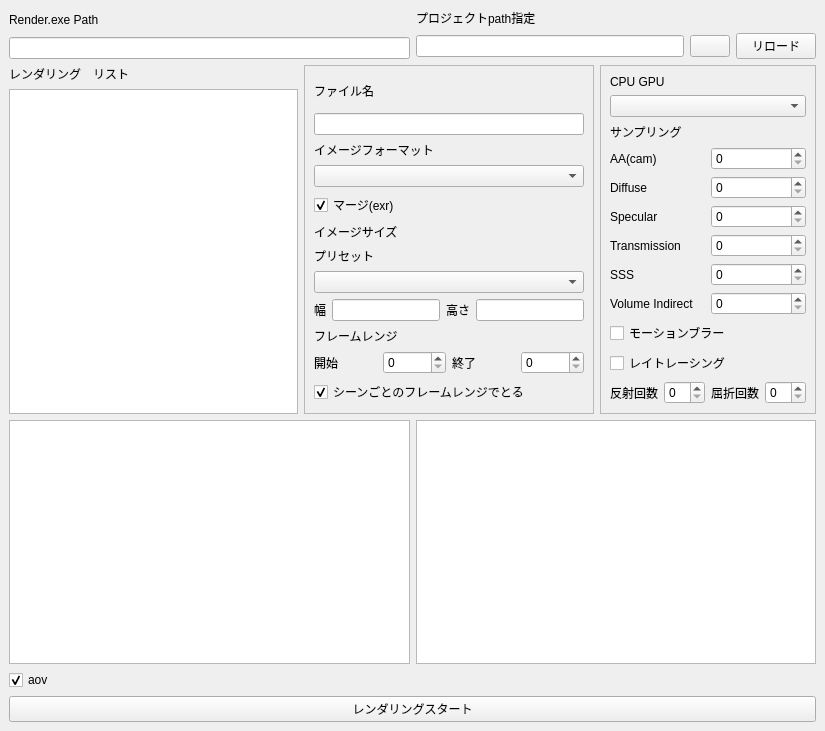
<?xml version="1.0" encoding="UTF-8"?>
<ui version="4.0">
 <class>MainWindow</class>
 <widget class="QMainWindow" name="MainWindow">
  <property name="geometry">
   <rect>
    <x>0</x>
    <y>0</y>
    <width>825</width>
    <height>731</height>
   </rect>
  </property>
  <property name="windowTitle">
   <string>MainWindow</string>
  </property>
  <widget class="QWidget" name="centralwidget">
   <layout class="QHBoxLayout" name="horizontalLayout_15">
    <item>
     <layout class="QVBoxLayout" name="verticalLayout_14">
      <item>
       <layout class="QVBoxLayout" name="verticalLayout_13">
        <item>
         <layout class="QHBoxLayout" name="horizontalLayout_2">
          <item>
           <layout class="QVBoxLayout" name="verticalLayout">
            <item>
             <widget class="QLabel" name="Render_path_label">
              <property name="text">
               <string>Render.exe Path</string>
              </property>
             </widget>
            </item>
            <item>
             <widget class="QLineEdit" name="Render_path_lineEdit">
              <property name="readOnly">
               <bool>true</bool>
              </property>
             </widget>
            </item>
           </layout>
          </item>
          <item>
           <layout class="QVBoxLayout" name="verticalLayout_2">
            <item>
             <widget class="QLabel" name="label">
              <property name="text">
               <string>プロジェクトpath指定</string>
              </property>
             </widget>
            </item>
            <item>
             <layout class="QHBoxLayout" name="horizontalLayout">
              <item>
               <widget class="QLineEdit" name="project_lineEdit"/>
              </item>
              <item>
               <widget class="QPushButton" name="project_pushButton">
                <property name="text">
                 <string/>
                </property>
                <property name="icon">
                 <iconset theme="QIcon::ThemeIcon::FolderOpen"/>
                </property>
               </widget>
              </item>
              <item>
               <widget class="QPushButton" name="reload_pushButton">
                <property name="text">
                 <string>リロード</string>
                </property>
               </widget>
              </item>
             </layout>
            </item>
           </layout>
          </item>
         </layout>
        </item>
        <item>
         <layout class="QHBoxLayout" name="horizontalLayout_14">
          <item>
           <layout class="QVBoxLayout" name="verticalLayout_3">
            <item>
             <widget class="QLabel" name="label_2">
              <property name="text">
               <string>レンダリング　リスト</string>
              </property>
             </widget>
            </item>
            <item>
             <widget class="QListWidget" name="listWidget"/>
            </item>
           </layout>
          </item>
          <item>
           <widget class="QFrame" name="frame">
            <property name="frameShape">
             <enum>QFrame::Shape::StyledPanel</enum>
            </property>
            <property name="frameShadow">
             <enum>QFrame::Shadow::Raised</enum>
            </property>
            <layout class="QHBoxLayout" name="horizontalLayout_5">
             <item>
              <layout class="QVBoxLayout" name="verticalLayout_8">
               <item>
                <layout class="QVBoxLayout" name="verticalLayout_9">
                 <item>
                  <widget class="QLabel" name="file_name_label_2">
                   <property name="text">
                    <string>ファイル名</string>
                   </property>
                  </widget>
                 </item>
                 <item>
                  <widget class="QLineEdit" name="file_name_lineEdit_2"/>
                 </item>
                </layout>
               </item>
               <item>
                <layout class="QVBoxLayout" name="verticalLayout_16">
                 <item>
                  <widget class="QLabel" name="imageformat_label_2">
                   <property name="text">
                    <string>イメージフォーマット</string>
                   </property>
                  </widget>
                 </item>
                 <item>
                  <widget class="QComboBox" name="imageformat_comboBox_2"/>
                 </item>
                 <item>
                  <widget class="QCheckBox" name="imageformat_checkBox_2">
                   <property name="text">
                    <string>マージ(exr)</string>
                   </property>
                   <property name="checked">
                    <bool>true</bool>
                   </property>
                  </widget>
                 </item>
                </layout>
               </item>
               <item>
                <layout class="QVBoxLayout" name="verticalLayout_17">
                 <item>
                  <widget class="QLabel" name="imagesize_label_2">
                   <property name="text">
                    <string>イメージサイズ</string>
                   </property>
                  </widget>
                 </item>
                 <item>
                  <widget class="QLabel" name="imagepreset_label_2">
                   <property name="text">
                    <string>プリセット</string>
                   </property>
                  </widget>
                 </item>
                 <item>
                  <widget class="QComboBox" name="imagepreset_comboBox_2"/>
                 </item>
                 <item>
                  <layout class="QHBoxLayout" name="horizontalLayout_17">
                   <item>
                    <widget class="QLabel" name="imagewidth_label_2">
                     <property name="text">
                      <string>幅</string>
                     </property>
                    </widget>
                   </item>
                   <item>
                    <widget class="QLineEdit" name="width_lineEdit">
                     <property name="text">
                      <string/>
                     </property>
                    </widget>
                   </item>
                   <item>
                    <widget class="QLabel" name="imagehight_label_2">
                     <property name="text">
                      <string>高さ</string>
                     </property>
                    </widget>
                   </item>
                   <item>
                    <widget class="QLineEdit" name="height_lineEdit"/>
                   </item>
                  </layout>
                 </item>
                </layout>
               </item>
               <item>
                <layout class="QVBoxLayout" name="verticalLayout_18">
                 <item>
                  <widget class="QLabel" name="frame_range_label_2">
                   <property name="text">
                    <string>フレームレンジ</string>
                   </property>
                  </widget>
                 </item>
                 <item>
                  <layout class="QHBoxLayout" name="horizontalLayout_18">
                   <item>
                    <widget class="QLabel" name="imagestart_label_2">
                     <property name="text">
                      <string>開始</string>
                     </property>
                    </widget>
                   </item>
                   <item>
                    <widget class="QSpinBox" name="imagestart_spinBox_2"/>
                   </item>
                   <item>
                    <widget class="QLabel" name="imagelast_label_2">
                     <property name="text">
                      <string>終了</string>
                     </property>
                    </widget>
                   </item>
                   <item>
                    <widget class="QSpinBox" name="imagelast_spinBox_2"/>
                   </item>
                  </layout>
                 </item>
                 <item>
                  <widget class="QCheckBox" name="frame_range_checkBox_2">
                   <property name="text">
                    <string>シーンごとのフレームレンジでとる</string>
                   </property>
                   <property name="checked">
                    <bool>true</bool>
                   </property>
                  </widget>
                 </item>
                </layout>
               </item>
              </layout>
             </item>
            </layout>
           </widget>
          </item>
          <item>
           <widget class="QFrame" name="renderingset_frame">
            <property name="frameShape">
             <enum>QFrame::Shape::StyledPanel</enum>
            </property>
            <property name="frameShadow">
             <enum>QFrame::Shadow::Raised</enum>
            </property>
            <layout class="QHBoxLayout" name="horizontalLayout_13">
             <item>
              <layout class="QVBoxLayout" name="verticalLayout_12">
               <item>
                <layout class="QVBoxLayout" name="verticalLayout_10">
                 <item>
                  <widget class="QLabel" name="renderring_engin_label">
                   <property name="text">
                    <string>CPU GPU</string>
                   </property>
                  </widget>
                 </item>
                 <item>
                  <widget class="QComboBox" name="renderring_engin_comboBox"/>
                 </item>
                </layout>
               </item>
               <item>
                <widget class="QLabel" name="sample_label">
                 <property name="text">
                  <string>サンプリング</string>
                 </property>
                </widget>
               </item>
               <item>
                <layout class="QHBoxLayout" name="horizontalLayout_6">
                 <item>
                  <widget class="QLabel" name="cam_AA_label">
                   <property name="text">
                    <string>AA(cam)</string>
                   </property>
                  </widget>
                 </item>
                 <item>
                  <widget class="QSpinBox" name="cam_AA_spinBox"/>
                 </item>
                </layout>
               </item>
               <item>
                <layout class="QHBoxLayout" name="horizontalLayout_7">
                 <item>
                  <widget class="QLabel" name="diffuse_label">
                   <property name="text">
                    <string>Diffuse</string>
                   </property>
                  </widget>
                 </item>
                 <item>
                  <widget class="QSpinBox" name="diffuse_spinBox"/>
                 </item>
                </layout>
               </item>
               <item>
                <layout class="QHBoxLayout" name="horizontalLayout_8">
                 <item>
                  <widget class="QLabel" name="specular_label">
                   <property name="text">
                    <string>Specular</string>
                   </property>
                  </widget>
                 </item>
                 <item>
                  <widget class="QSpinBox" name="specular_spinBox"/>
                 </item>
                </layout>
               </item>
               <item>
                <layout class="QHBoxLayout" name="horizontalLayout_9">
                 <item>
                  <widget class="QLabel" name="transmission_label">
                   <property name="text">
                    <string>Transmission</string>
                   </property>
                  </widget>
                 </item>
                 <item>
                  <widget class="QSpinBox" name="transmission_spinBox"/>
                 </item>
                </layout>
               </item>
               <item>
                <layout class="QHBoxLayout" name="horizontalLayout_10">
                 <item>
                  <widget class="QLabel" name="SSS_label">
                   <property name="text">
                    <string>SSS</string>
                   </property>
                  </widget>
                 </item>
                 <item>
                  <widget class="QSpinBox" name="SSS_spinBox"/>
                 </item>
                </layout>
               </item>
               <item>
                <layout class="QHBoxLayout" name="horizontalLayout_11">
                 <item>
                  <widget class="QLabel" name="volume_indirect_label">
                   <property name="text">
                    <string>Volume Indirect</string>
                   </property>
                  </widget>
                 </item>
                 <item>
                  <widget class="QSpinBox" name="volume_indirect_spinBox"/>
                 </item>
                </layout>
               </item>
               <item>
                <widget class="QCheckBox" name="motionblur_checkBox">
                 <property name="text">
                  <string>モーションブラー</string>
                 </property>
                </widget>
               </item>
               <item>
                <layout class="QVBoxLayout" name="verticalLayout_11">
                 <item>
                  <widget class="QCheckBox" name="ray_checkBox">
                   <property name="text">
                    <string>レイトレーシング</string>
                   </property>
                  </widget>
                 </item>
                 <item>
                  <layout class="QHBoxLayout" name="horizontalLayout_12">
                   <item>
                    <widget class="QLabel" name="label_3">
                     <property name="text">
                      <string>反射回数</string>
                     </property>
                    </widget>
                   </item>
                   <item>
                    <widget class="QSpinBox" name="refection_spinBox"/>
                   </item>
                   <item>
                    <widget class="QLabel" name="label_4">
                     <property name="text">
                      <string>屈折回数</string>
                     </property>
                    </widget>
                   </item>
                   <item>
                    <widget class="QSpinBox" name="refraction_spinBox"/>
                   </item>
                  </layout>
                 </item>
                </layout>
               </item>
              </layout>
             </item>
            </layout>
           </widget>
          </item>
         </layout>
        </item>
       </layout>
      </item>
      <item>
       <layout class="QHBoxLayout" name="horizontalLayout_16">
        <item>
         <widget class="QTextEdit" name="log_textEdit"/>
        </item>
        <item>
         <widget class="QTextEdit" name="error_textEdit"/>
        </item>
       </layout>
      </item>
      <item>
       <widget class="QCheckBox" name="aov_checkBox">
        <property name="text">
         <string>aov</string>
        </property>
        <property name="checkable">
         <bool>true</bool>
        </property>
        <property name="checked">
         <bool>true</bool>
        </property>
       </widget>
      </item>
      <item>
       <widget class="QPushButton" name="render_strat_pushButton">
        <property name="text">
         <string>レンダリングスタート</string>
        </property>
       </widget>
      </item>
     </layout>
    </item>
   </layout>
  </widget>
 </widget>
 <resources/>
 <connections/>
</ui>
